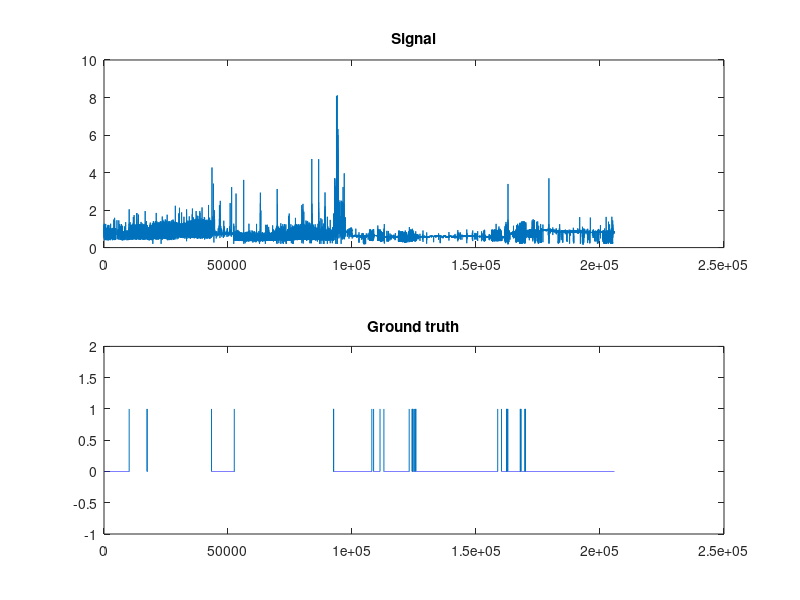

This figure's MATLAB source: (Note: this script raises an error after producing the figure.)
%% Setup (load data and such)
clc
clear all
close all
addpath('../Data')

load afdb_1
rr1 = rr;
targetsRR1 = targetsRR;

load afdb_2
rr2 = rr;
targetsRR2 = targetsRR;

load afdb_3
rr3 = rr;
targetsRR3 = targetsRR;

load afdb_4
rr4 = rr;
targetsRR4 = targetsRR;

clear afBounds Fs qrs recordName rr targetsRR targetsQRS

rr = [rr1, rr2, rr3, rr4];
targetsRR = [targetsRR1, targetsRR2, targetsRR3, targetsRR4];


%% Plot data and target values (ground truth)

figure(1)
subplot(2,1,1)
plot(rr)
title('Signal')
subplot(2,1,2)
plot(targetsRR)
ylim([-1 2])
title('Ground truth')





%% *** Training part ***

%% Feature extraction
features = zeros(1,length(rr));

% P_cv
P_cv = pcv(rr);
features(1,:) = P_cv;

%% Plot P_cv 
figure(2)
subplot(2,1,1)
hold on
plot(rr)
plot(targetsRR*2, 'g')
legend('Signal', 'Ground truth')
hold off
subplot(212)
hold on
plot(P_cv(6:end-5))
plot(targetsRR(6:end-5)*0.5, 'g')
title('P_cv feature')
legend('P_{cv}', 'Ground truth')
hold off

%% Train 4-Nearest Neighbours classifier
classifier = trainClassifier(features, targetsRR);










%% *** Classification part ***

%% Feature extraction
features1 = zeros(1, length(rr1));
features2 = zeros(1, length(rr2));
features3 = zeros(1, length(rr3));
features4 = zeros(1, length(rr4));

% P_cv features
features1(1,:) = pcv(rr1);
features2(1,:) = pcv(rr2);
features3(1,:) = pcv(rr3);
features4(1,:) = pcv(rr4);

%% AF-detection
detectRR1 = myClassifier(features1, classifier);
detectRR2 = myClassifier(features2, classifier);
detectRR3 = myClassifier(features3, classifier);
detectRR4 = myClassifier(features4, classifier);

% Interval filtering with thresholding (>10 detections)

%% Benchmark performance and print
[sensitivity1, specificity1] = benchmark(targetsRR1, detectRR1);
[sensitivity2, specificity2] = benchmark(targetsRR2, detectRR2);
[sensitivity3, specificity3] = benchmark(targetsRR3, detectRR3);
[sensitivity4, specificity4] = benchmark(targetsRR4, detectRR4);

fprintf('Subject 1: \n Sensitivity %f \n Specificity %f \n\n', ...
    sensitivity1, specificity1);
fprintf('_____________________________________________\n');

fprintf('Subject 2: \n Sensitivity %f \n Specificity %f \n\n', ...
    sensitivity2, specificity2);
fprintf('_____________________________________________\n');

fprintf('Subject 3: \n Sensitivity %f \n Specificity %f \n\n', ...
    sensitivity3, specificity3);
fprintf('_____________________________________________\n');

fprintf('Subject 4: \n Sensitivity %f \n Specificity %f \n\n', ...
    sensitivity4, specificity4);
fprintf('_____________________________________________\n');




%% Plot the results for subject1
figure 
subplot(211)
hold on
plot(rr1)
plot(detectRR1)
legend('Signal', 'Classification')
hold off
subplot(212)
hold on
plot(targetsRR1*2)
plot(detectRR1)
legend('Ground truth', 'Classification')
hold off



